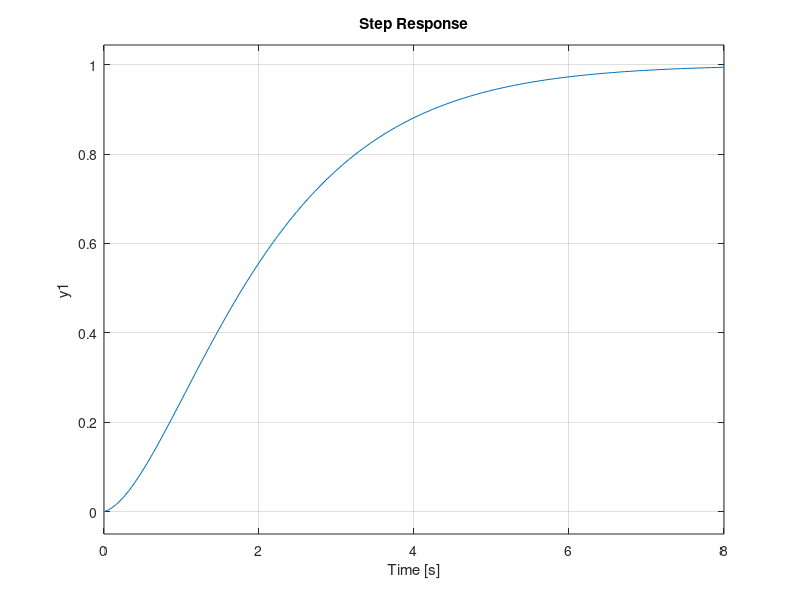

MATLAB code for this plot: (Note: this script raises an error after producing the figure.)
clear, clc

A = [0.00 1.02; 0.03 0.09];
B = [-0.02; 0.91];
C = [0.95 0.08];
D = [0.00];
K = [0.92 2.12];

kRef = inv(-C*inv(A-B*K)*B);

Am = A-B*K;
Bm = B*kRef;
Cm = C;

sys = ss(Am, Bm, Cm, D);
step(sys)
figure(1)
S1 = stepinfo(sys)
